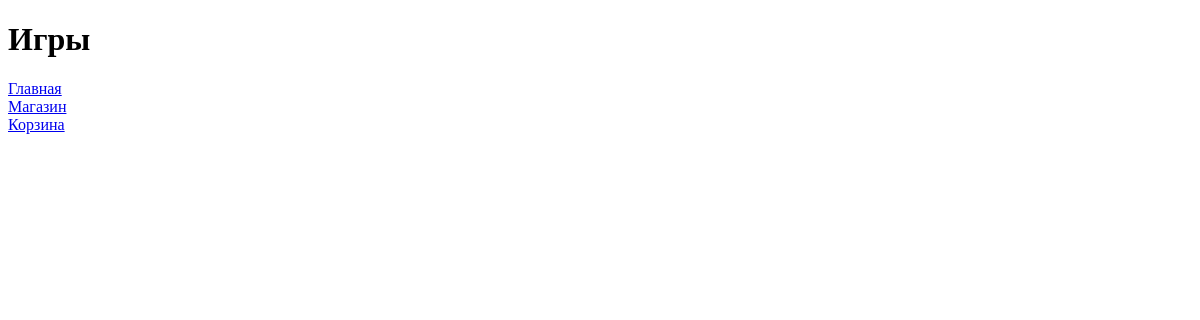
Page /platform/shop/ on the earlier database version.
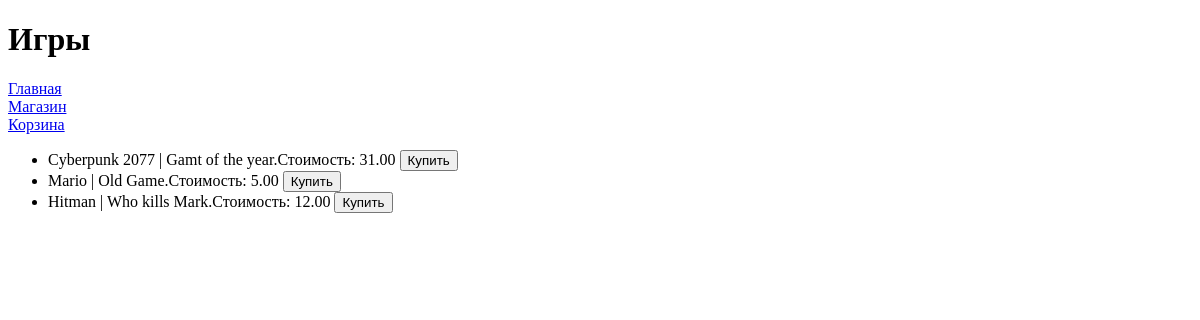
Same page on the later database version.
### task1/models.py (models this page shows)
class Game(models.Model):
    title = models.CharField(max_length=50)
    cost = models.DecimalField(max_digits=10, decimal_places=2)
    size = models.DecimalField(max_digits=10, decimal_places=2)
    description = models.TextField()
    age_limited = models.BooleanField(default=False)
    buyer = models.ManyToManyField(Buyer)

### task1/views.py (the view)
# urls.py: path('platform/shop/', shop),
def shop(request):
    games = Game.objects.all()
    context = {'games': games }
    return render(request, 'shop.html', context)

### templates/shop.html
{% extends "menu.html" %}
{% block pagename %}
<h1>Игры</h1>
{% endblock %}
{% block menu %}
{{ block.super }}
{% endblock %}
{% block content %}
<ul>
    {% for game in games %}
    <li>
        {{game.title}} | {{game.description}}.Стоимость: {{game.cost}}
        <button>Купить</button>
    </li>
    {% endfor %}
</ul>
{% endblock %}

### templates/menu.html (shortened to what this page needs)
<!DOCTYPE html>
<html lang="en">
<head>
</head>
<body>
<header>
    {% block pagename %}
    {% endblock %}
</header>
<nav>
    {% block menu %}
    <a href="http://127.0.0.1:8000/platform">Главная</a>
    <br>
    <a href="http://127.0.0.1:8000/platform/shop">Магазин</a>
    <br>
    <a href="http://127.0.0.1:8000/platform/basket">Корзина</a>
    {% endblock %}
</nav>
<main>
    {% block content %}
    {% endblock %}
</main>
</body>
</html>

Differences in the rows shown:
added Game: title "Cyberpunk 2077", description "Gamt of the year", cost "31.00"
added Game: title "Mario", description "Old Game", cost "5.00"
added Game: title "Hitman", description "Who kills Mark", cost "12.00"
